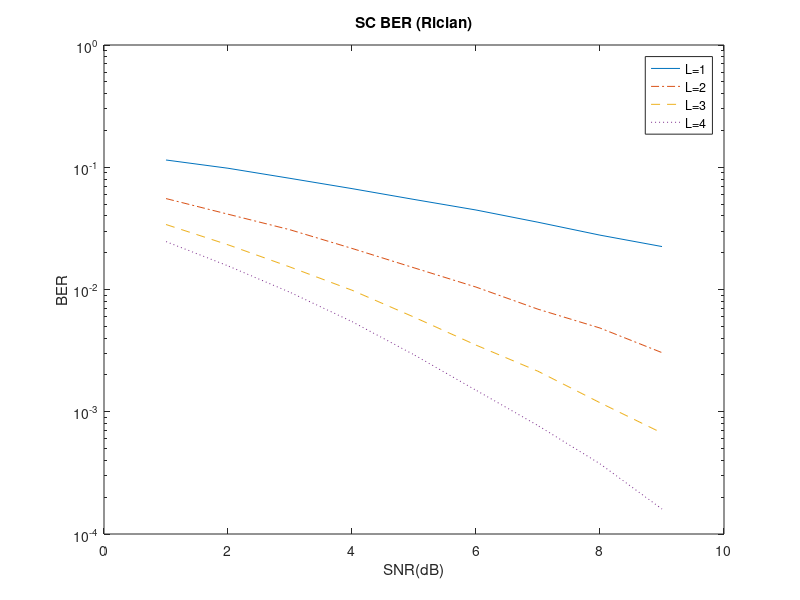
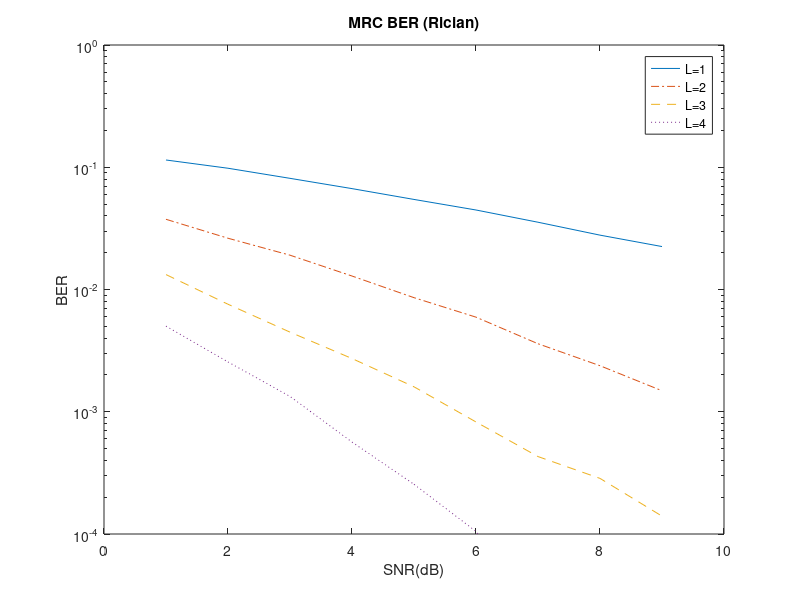
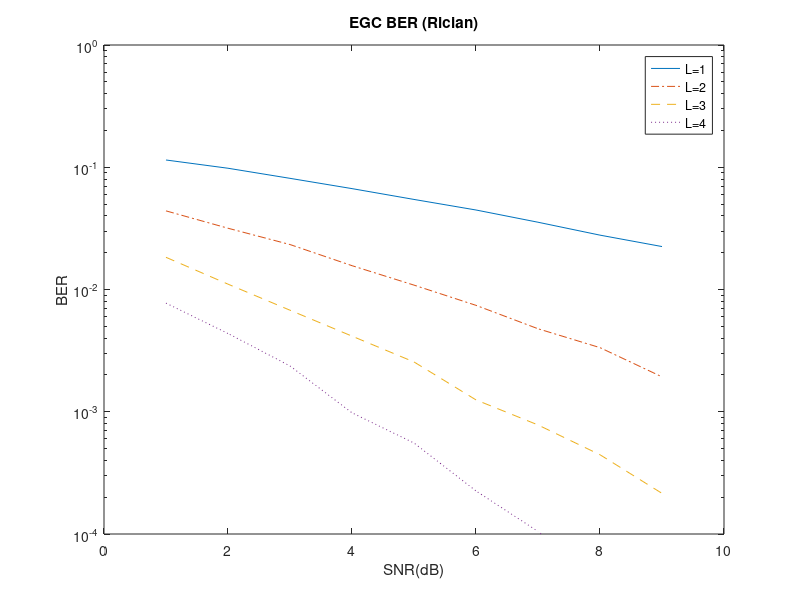
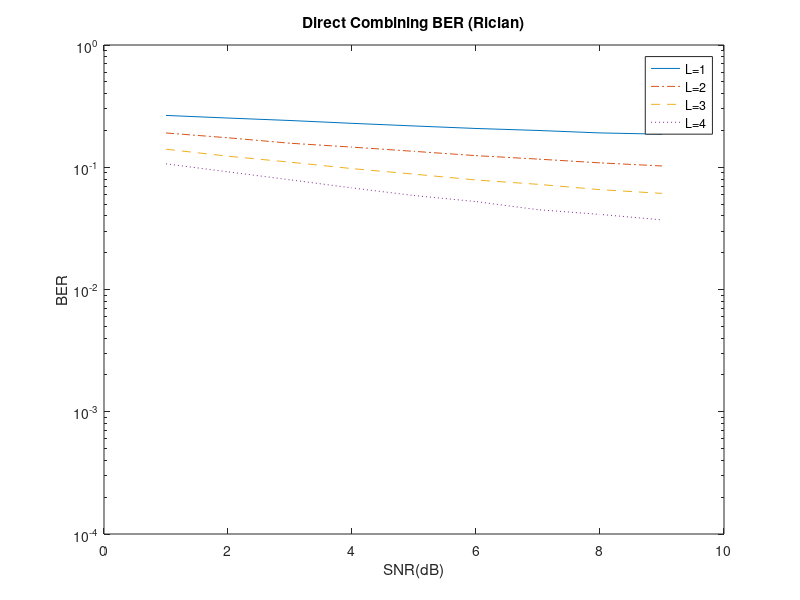

The MATLAB script that drew these images, in order:
clear all

% Pb=zeros(4,5,4);
K=1;
s=sqrt((2*1*K)/2);

for L=1:4
n=200000;
r=zeros(L,n);
  for i=1:9
    x_n=sign(randn(1,n));
    rician=((s+randn(L,n))+j*(s+randn(L,n)))/(sqrt(2+2*s^2));
    noise=sqrt((1/(10^(i/10)))*0.5)*(randn(L,n)+j*randn(L,n));
    for k=1:L
    r(k,:)=x_n.*(rician(k,:))+noise(k,:);
    r_gain(k,:)=(abs(r(k,:)));
    end
%% SC
    if L==1
        rd=r./exp(j*angle(rician));
    else
        [u,v]=max(r_gain);
        rd=sum((sparse(v,[1:n],1)).*r)./exp(j*angle(sum((sparse(v,[1:n],1)).*rician)));
    end
    rd=sign(real(rd));
    Pb(1,i,L)=sum(rd~=x_n)/n;
%% MRC
    if L==1
        rd=r.*conj(rician);
    else
        rd=sum(r.*conj(rician));
    end   
    rd=sign(real(rd));
    Pb(2,i,L)=sum(rd~=x_n)/n;
%% EGC
    if L==1
        rd=(r./exp(j*angle(rician)));
    else
        rd=sum(r./exp(j*angle(rician)));
    end   
    rd=sign(real(rd));
    Pb(3,i,L)=sum(rd~=x_n)/n;
%% DC
    if L==1
        rd=(r);
    else
        rd=sum(r);
    end  
     rd=sign(real(rd));
     Pb(4,i,L)=sum(rd~=x_n)/n;
   end
end
figure
semilogy(1:9,Pb(1,:,1),1:9,Pb(1,:,2),'-.',1:9,Pb(1,:,3),'--',1:9,Pb(1,:,4),':')
title('SC BER (Rician)');xlabel('SNR(dB)');ylabel('BER');legend('L=1','L=2','L=3','L=4');ylim([10^-4 1])

figure
semilogy(1:9,Pb(2,:,1),1:9,Pb(2,:,2),'-.',1:9,Pb(2,:,3),'--',1:9,Pb(2,:,4),':')
title('MRC BER (Rician)');xlabel('SNR(dB)');ylabel('BER');legend('L=1','L=2','L=3','L=4');ylim([10^-4 1])

figure;
semilogy(1:9,Pb(3,:,1),1:9,Pb(3,:,2),'-.',1:9,Pb(3,:,3),'--',1:9,Pb(3,:,4),':')
title('EGC BER (Rician)');xlabel('SNR(dB)');ylabel('BER');legend('L=1','L=2','L=3','L=4');ylim([10^-4 1])

figure;
semilogy(1:9,Pb(4,:,1),1:9,Pb(4,:,2),'-.',1:9,Pb(4,:,3),'--',1:9,Pb(4,:,4),':')
title('Direct Combining BER (Rician)');xlabel('SNR(dB)');ylabel('BER');legend('L=1','L=2','L=3','L=4');ylim([10^-4 1])

